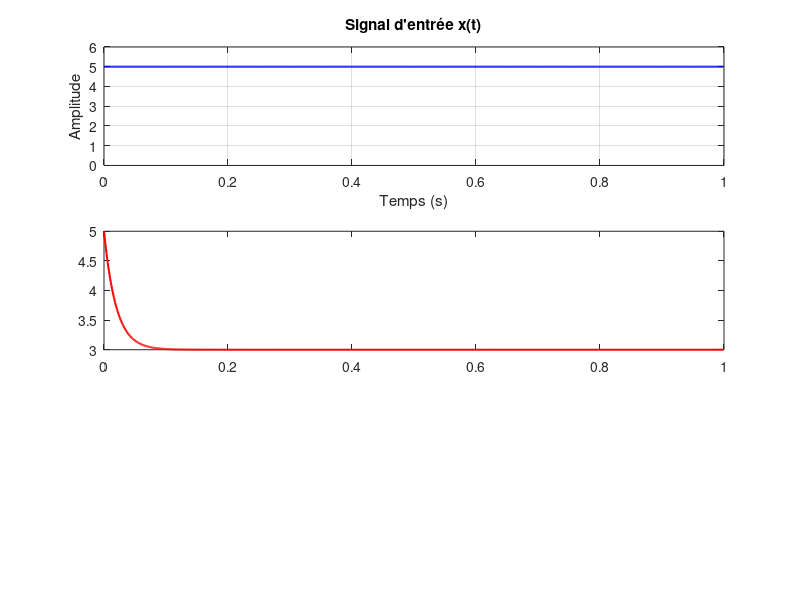

Write the MATLAB code that produced this figure. (Note: this script raises an error after producing the figure.)
%% Initialisation
clear all; close all; clc;

% Paramètres temporels
Fs = 1000;          % Fréquence d'échantillonnage (Hz)
T = 1;              % Durée totale (s)
t = 0:1/Fs:T-1/Fs;  % Vecteur temps
N = length(t);      % Nombre d'échantillons

% Paramètres AGC
Y_ref = 3;          % Niveau de sortie désiré (Y_{ref})
alpha = 0.01;       % Coefficient du filtre de boucle
gain = 1;           % Gain initial du VGA

% Signal d'entrée constant (x(t) = 5)
x = 5 * ones(1,N);  % Signal d'entrée

%% Boucle AGC
y = zeros(1,N);     % Signal de sortie
gain_history = zeros(1,N); % Historique du gain

for n = 1:N
    % Étape 1: VGA (amplification du signal)
    y(n) = gain * x(n);
    
    % Étape 2: Level detector (mesure de l'amplitude)
    current_level = abs(y(n)); % Détection d'amplitude simple
    
    % Étape 3: Calcul de l'erreur
    error = Y_ref - current_level;
    
    % Étape 4: Loop filter (ajustement progressif du gain)
    gain = gain + alpha * error;
    
    % Stockage pour visualisation
    gain_history(n) = gain;
end

%% Visualisation
figure;

% Signal d'entrée
subplot(3,1,1);
plot(t, x, 'b', 'LineWidth', 1.5);
title('Signal d''entrée x(t)');
xlabel('Temps (s)');
ylabel('Amplitude');
ylim([0 6]);
grid on;

% Signal de sortie
subplot(3,1,2);
plot(t, y, 'r', 'LineWidth', 1.5);
hold on;
yline(Y_ref, '--k', 'Y_{ref}');
title('Signal de sortie y(t) après AGC');
xlabel('Temps (s)');
ylabel('Amplitude');
ylim([0 6]);
grid on;

% Évolution du gain
subplot(3,1,3);
plot(t, gain_history, 'g', 'LineWidth', 1.5);
title('Évolution du gain du VGA');
xlabel('Temps (s)');
ylabel('Gain');
grid on;